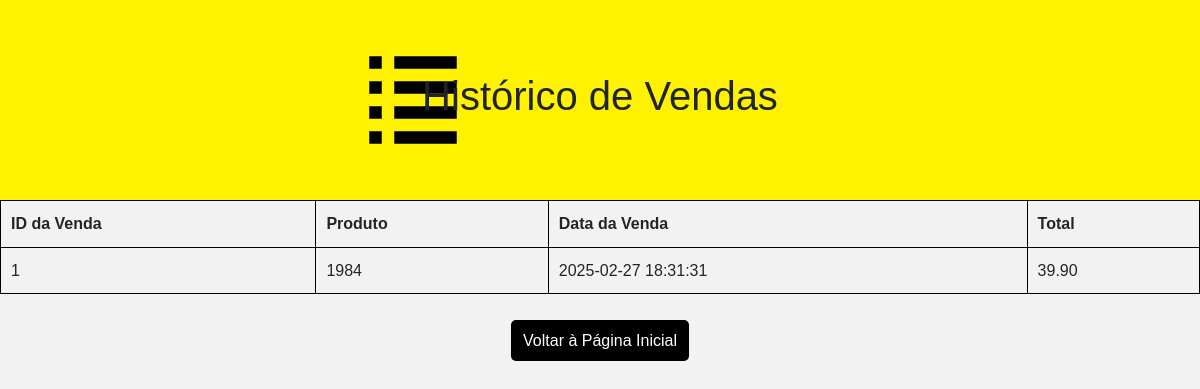
Page /historico_vendas.php (signed in) on the earlier database version.
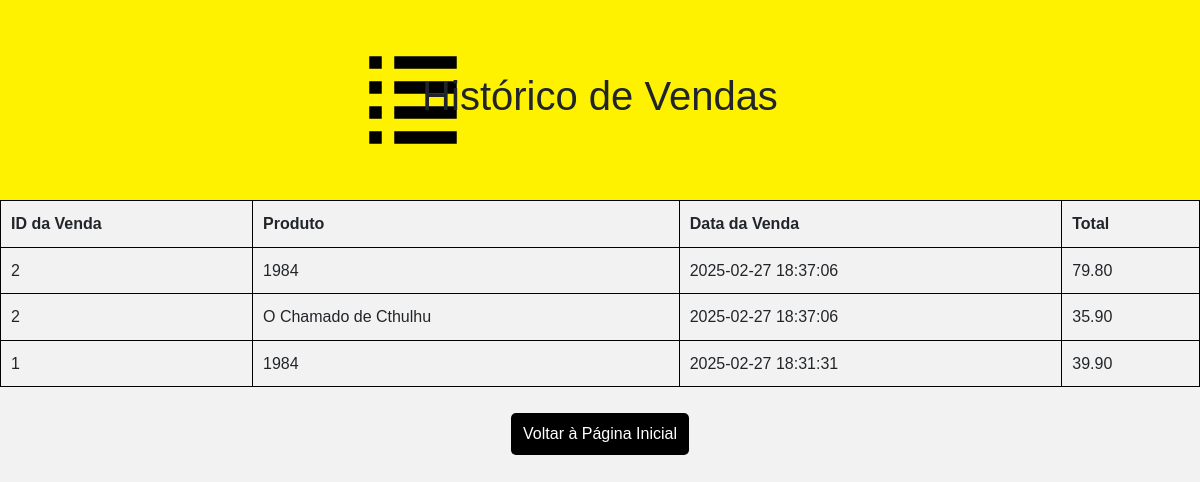
Same page on the later database version.
### tables this page shows
CREATE TABLE `order_items` (
  `order_item_id` int(11) NOT NULL,
  `order_id` int(11) NOT NULL,
  `book_id` int(11) NOT NULL,
  `quantity` int(11) NOT NULL,
  `price` decimal(10,2) NOT NULL
);

CREATE TABLE `orders` (
  `order_id` int(11) NOT NULL,
  `user_id` int(11) NOT NULL,
  `order_date` datetime DEFAULT current_timestamp(),
  `total_price` decimal(10,2) NOT NULL,
  `status` enum('pending','completed','canceled') DEFAULT 'pending',
  `delivery_address` text NOT NULL,
  `payment_method` varchar(255) DEFAULT NULL,
  `created_at` datetime DEFAULT current_timestamp(),
  `updated_at` datetime DEFAULT current_timestamp() ON UPDATE current_timestamp()
);

CREATE TABLE `books` (
  `book_id` int(11) NOT NULL,
  `title` varchar(255) NOT NULL,
  `author` varchar(255) NOT NULL,
  `description` text DEFAULT NULL,
  `price` decimal(10,2) NOT NULL,
  `stock` int(11) NOT NULL,
  `category_id` int(11) NOT NULL,
  `sub_category_id` int(11) NOT NULL,
  `image` varchar(255) DEFAULT NULL,
  `created_at` datetime DEFAULT current_timestamp(),
  `updated_at` datetime DEFAULT current_timestamp() ON UPDATE current_timestamp(),
  `archived_at` datetime DEFAULT NULL,
  `views` int(11) DEFAULT 0
);

### historico_vendas.php (the view, shortened to what this page needs)
<?php
include("conexão.php");
$query = "SELECT o.order_id, o.order_date, oi.quantity, oi.price,
b.title, (oi.quantity * oi.price) AS total_price
FROM orders o
JOIN order_items oi ON o.order_id = oi.order_id
JOIN books b ON oi.book_id = b.book_id
ORDER BY o.order_date DESC";
$stmt = mysqli_prepare($dbc, $query);
mysqli_stmt_execute($stmt);
$result = mysqli_stmt_get_result($stmt);
?>
<!DOCTYPE html>
<html lang="pt-br">
<head>
<link href="https://cdn.jsdelivr.net/npm/bootstrap@5.3.0-alpha1/dist/css/bootstrap.min.css" rel="stylesheet">
    <link rel="stylesheet" href="./css/historico_vendas.css">
</head>
<body>
    <header>
    <h1>Histórico de Vendas</h1>
</header>
    <?php
    if (mysqli_num_rows($result) > 0) {
        echo "<table border='3'>";
        echo "<tr><th>ID da Venda</th><th>Produto</th><th>Data da Venda</th><th>Total</th></tr>";
        while ($row = mysqli_fetch_assoc($result)) {
            echo "<tr>";
            echo "<td>" . htmlspecialchars($row['order_id']) . "</td>";
            echo "<td>" . htmlspecialchars($row['title']) . "</td>";
            echo "<td>" . htmlspecialchars($row['order_date']) . "</td>";
            echo "<td>" . htmlspecialchars($row['total_price']) . "</td>";
            echo "</tr>";
        }
        echo "</table>";
    } else {
        echo "<p>Você não tem vendas registradas.</p>";
    }
    ?>
    <br><a class="btn_voltar" href="minhaconta_adm.php">Voltar à Página Inicial</a>
</body>
</html>

### css/historico_vendas.css (style rules this page uses)
body { font-family: Arial, sans-serif; line-height: 1.6; margin: 0; padding: 0; background-color: #f2f2f2; text-align: center; }
header { background-image: url('../imagens/list-svgrepo-com.svg'); background-size: 100px; background-position: 33% 50%; background-color: #fff200; background-repeat: no-repeat; text-align: center; padding: 4.5rem; font-size: larger; }
table { width: 100%; border-collapse: collapse; }
table, th, td { border: 1px solid black; }
th, td { padding: 10px; border: 1px solid #000000; text-align: left; }
.btn_voltar { display: inline-block; padding: 8px 12px; background: #000000; color: white; text-decoration: none; border-radius: 5px; transition: 0.3s; }

Differences in the rows shown:
added order_items: order.order_id "2", book.title "1984", order.order_date "2025-02-27 18:37:06", total_price "79.80"
added order_items: order.order_id "2", book.title "O Chamado de Cthulhu", order.order_date "2025-02-27 18:37:06", total_price "35.90"
